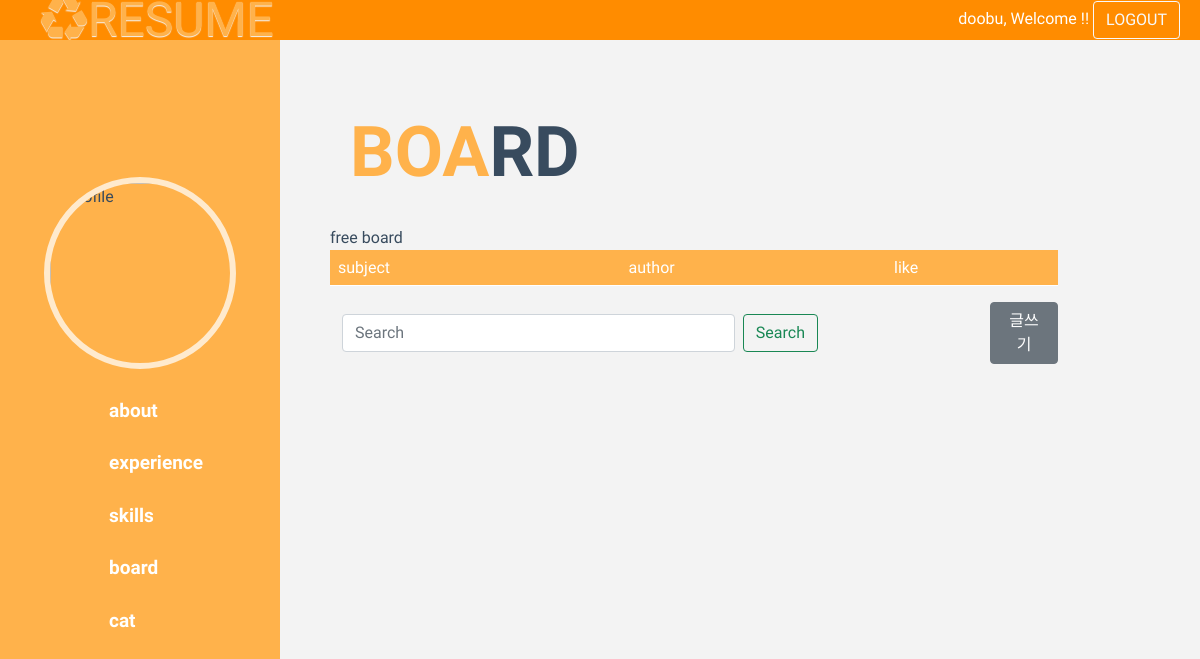
The app's page /board/list/ (signed in) with its own data.
### main/models.py (models this page shows, shortened)
class Menu (models.Model):
    name = models.CharField(max_length=10)
    link = models.CharField(max_length=100)
    body = models.TextField(null=True)

### board/views.py (the view)
# urls.py: path('list/',views.index, name="list"),
def index(request):
    inner = Menu.objects.get(name = "board")
    global menu
    posts = Board.objects.all().order_by('-created_at')
    context = {
        'menu' : menu,
        'body' : inner.body,
        'posts': posts,
    }
    return render(request, 'board/index.html', context)

### board/templates/board/index.html (shortened to what this page needs)
{%extends 'main/base.html'%}
{%load static%}
{%block contents%}
{{ body|safe }}
<table class="table table-hover">
    <thead style ="background-color: #ffb24b; color: white;">
        <td>subject</td>
        <td>author</td>
        <td>like</td>
    </thead>
</table>
<table>
    <td>
    <nav style= "min-width: 300px; max-width: 500px;">
        <div class="container-fluid">
          <form class="d-flex" action ="{%url 'board:search' keyword='keyword'%}">
            <input class="form-control me-2" type="search" placeholder="Search" id="keyworld" name ="keyword" aria-label="Search">
            <button class="btn btn-outline-success" type="submit">Search</button>
          </form>
        </div>
      </nav>
      </td>
    <td style="width: 68px;"><a href="{%url 'board:create'%}">
        <button type="button" class="btn btn-secondary">글쓰기</button></a></td>
</div>
{%endblock%}

### main/templates/main/base.html (shortened to what this page needs)
{%load static%}
<html lang="ko">
<head>
  <link href="https://cdn.jsdelivr.net/npm/bootstrap@5.0.0-beta2/dist/css/bootstrap.min.css" rel="stylesheet">
  <link rel="stylesheet" href="{% static 'main/style.css' %}">
</head>
<body>
  <div id="loginbar">
    <div><h1 class="logo" >♻RESUME</h1></div>
    <div style='display: flex;'>
    {% if user.is_authenticated %}
      <form method="POST" action="{% url 'accounts:logout' %}">
        {{ user.get_username }}, Welcome !!
          <button type="submit" class="btn btn-outline-light">LOGOUT</button>
          </form>
        {%endif%}
        </div>
  </div>
<div id="resume_container">
  <div class="navbar">
    <img id="profile" src="https://encrypted-tbn0.gstatic.com/images?q=tbn:ANd9GcRbCsHf5uBlOOhD8eHe_fs6utEl8zYzgx6l4Q&usqp=CAU" alt="Profile">
    <ul class="resume_links">
      {%for i in menu%}
      <li class="resume_link"><a href="/{{i.link}}">{{i.name}}</a></li>
      {%endfor%}
    </ul>
  </div>
  <div class="resume_sections">
    <div class="resume_section">
      {%block contents%}
      {%endblock%}
    </div>
  </div>
</body>
</html>

### main/static/main/style.css (style rules this page uses)
* { padding: 0; margin: 0; box-sizing: border-box; }
#resume_container { display: flex; font-family: "Archivo Black", sans-serif; color: #384b5e; background-color: #f3f3f3; height: calc(100vh - 40px); }
.navbar { width: 280px; height: calc(100vh -40px); background-color: #ffb24b; display: flex; flex-direction: column; justify-content: center; align-items: center; }
.resume_sections { width: calc(100% - 280px); height: calc(100vh- 40px); overflow: scroll; }
#profile { width: 192px; height: 192px; object-fit: cover; border-radius: 50%; border: 6px solid #ffeacd; margin-bottom: 16px; }
a { text-decoration: none; }
.resume_links { list-style-type: none; }
.resume_link { font-size: 19px; font-weight: bolder; padding: 12px 0px; }
.resume_link a { color: white; }
.resume_section { display: flex; flex-direction: column; justify-content: center; padding: 50px; width: 90%; }
.highlight { color: #ffb24b; }
h1 { font-size: 70px; margin: 20px; }
h1.section-title { font-weight: bolder; margin-bottom: 32px; }
#loginbar { font-family: "Archivo Black", sans-serif; color:white; font-size: 1rem; background-color: darkorange; display: flex; align-items: center; justify-content:space-between; height: 8px; padding:20px }
.logo { text-shadow: 0px 1px 1px #f3f3f3; color: #ffb24b; font-size: 3rem; }

### records on screen
Menu: name "about"
Menu: name "experience"
Menu: name "skills"
Menu: name "board", body "BOA RD free board"
Menu: name "cat"

### other values on screen
{{ user.get_username }} "doobu"
